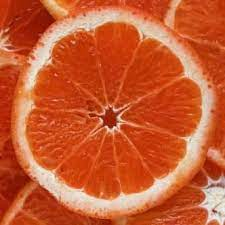
#> input picture untitled.jpg, 225 x 225 px
$ python main.py
#> lines starting #> are read from the running program, lines starting #| are printed output that depends on the picture
import random

from PIL import Image

image = Image.open("untitled.jpg")
#> image is the input picture: PIL image 225x225 RGB; mean R, G, B 200.1, 91.1, 49.2
image2 = Image.open("untitled2.jpg")
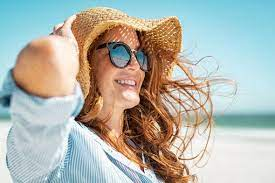
#> input picture untitled2.jpg, 275 x 183 px
#> image2 is the input picture: PIL image 275x183 RGB; mean R, G, B 178.3, 180.8, 172.6
width, height = image.size
#> width = 225; height = 225
width2, height2 = image2.size
#> width2 = 275; height2 = 183
pixels = image.load()
pixels2 = image2.load()

minwidth = min(width, width2)
#> minwidth = 225
minheight = min(height, height2)
#> minheight = 183

newimg = Image.new("RGBA", (minwidth, minheight), 0xFFFFFFFF)
#> newimg: PIL image 225x183 RGBA; every value is 255
pixelsnew = newimg.load()

for x in range(minwidth):
    for y in range(minheight):
        pix1 = pixels[x, y]
        pix2 = pixels2[x, y]
        pix = [pix1, pix1, pix2][random.randint(0, 2)]
        # (int(pix1[0] * pix2[0] / 256), int(pix1[1] * pix2[1] / 256), int(pix1[2] * pix2[2] / 256),255)
        pixelsnew[x, y] = (pix[0], pix[1], pix[2], 255)
        # 주석

newimg.show()
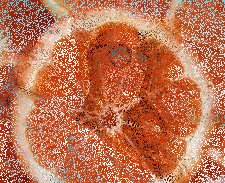
#> shown: PIL image 225x183 RGBA; mean R, G, B, A 192.8, 115.5, 83, 255


newimg.save("out2.png")
